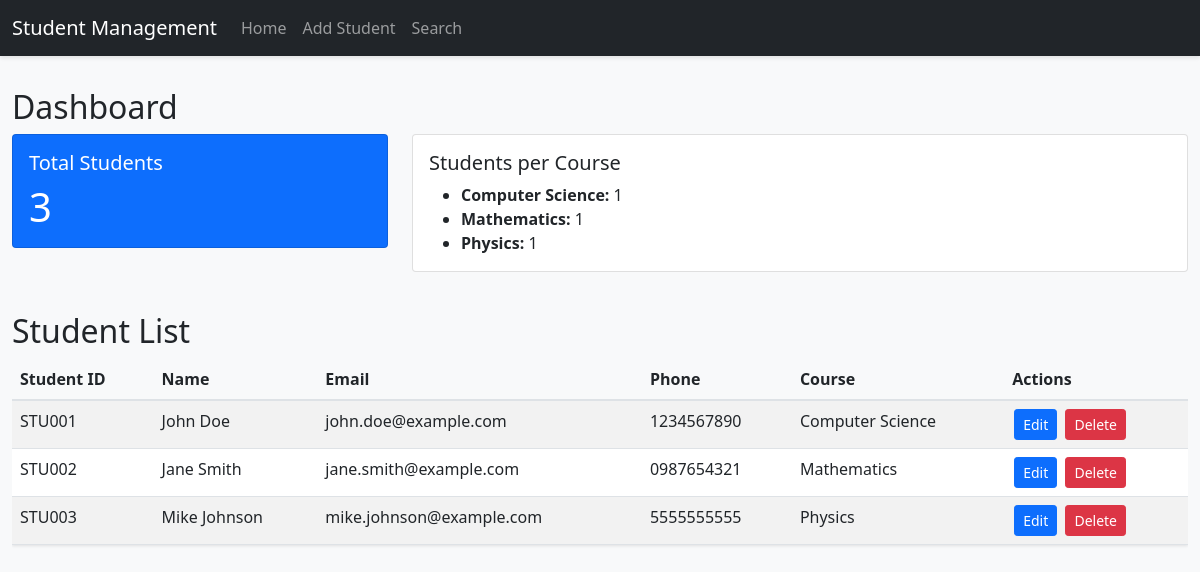
/index.php (signed in), run on the app's committed database.
### tables this page shows
CREATE TABLE IF NOT EXISTS students (
    id INT PRIMARY KEY AUTO_INCREMENT,
    student_id VARCHAR(20) UNIQUE NOT NULL,
    first_name VARCHAR(50) NOT NULL,
    last_name VARCHAR(50) NOT NULL,
    email VARCHAR(100) UNIQUE NOT NULL,
    phone VARCHAR(20),
    course VARCHAR(100),
    created_at TIMESTAMP DEFAULT CURRENT_TIMESTAMP
);

### index.php (the view, shortened to what this page needs)
<?php
require_once 'includes/header.php';
$total_students = 0;
$course_stats = [];
$sql = "SELECT COUNT(*) as total FROM students";
$result = mysqli_query($conn, $sql);
if ($row = mysqli_fetch_assoc($result)) {
    $total_students = $row['total'];
}
$sql = "SELECT course, COUNT(*) as count FROM students GROUP BY course";
$result = mysqli_query($conn, $sql);
while ($row = mysqli_fetch_assoc($result)) {
    $course_stats[$row['course']] = $row['count'];
}
$sql = "SELECT * FROM students ORDER BY created_at DESC";
$result = mysqli_query($conn, $sql);
?>
<h2>Dashboard</h2>
<div class="row mb-4">
    <div class="col-md-4">
        <div class="card text-white bg-primary mb-3">
            <div class="card-body">
                <h5 class="card-title">Total Students</h5>
                <p class="card-text display-6"><?php echo $total_students; ?></p>
            </div>
        </div>
    </div>
    <div class="col-md-8">
        <div class="card mb-3">
            <div class="card-body">
                <h5 class="card-title">Students per Course</h5>
                <?php if (empty($course_stats)): ?>
                    <p class="text-muted">No data available.</p>
                <?php else: ?>
                    <ul class="mb-0">
                        <?php foreach ($course_stats as $course => $count): ?>
                            <li><b><?php echo htmlspecialchars($course); ?>:</b> <?php echo $count; ?></li>
                        <?php endforeach; ?>
                    </ul>
                <?php endif; ?>
            </div>
        </div>
    </div>
</div>
<h2>Student List</h2>
<div class="table-responsive">
    <table class="table table-striped">
        <thead>
            <tr>
                <th>Student ID</th>
                <th>Name</th>
                <th>Email</th>
                <th>Phone</th>
                <th>Course</th>
                <th>Actions</th>
            </tr>
        </thead>
        <tbody>
            <?php while($row = mysqli_fetch_assoc($result)): ?>
                <tr>
                    <td><?php echo htmlspecialchars($row['student_id']); ?></td>
                    <td><?php echo htmlspecialchars($row['first_name'] . ' ' . $row['last_name']); ?></td>
                    <td><?php echo htmlspecialchars($row['email']); ?></td>
                    <td><?php echo htmlspecialchars($row['phone']); ?></td>
                    <td><?php echo htmlspecialchars($row['course']); ?></td>
                    <td>
                        <a href="edit_student.php?id=<?php echo $row['id']; ?>" class="btn btn-primary btn-sm">Edit</a>
                        <a href="delete_student.php?id=<?php echo $row['id']; ?>" class="btn btn-danger btn-sm" onclick="return confirm('Are you sure you want to delete this student?')">Delete</a>
                    </td>
                </tr>
            <?php endwhile; ?>
        </tbody>
    </table>
</div>
<?php require_once 'includes/footer.php'; ?>

### includes/header.php (shortened to what this page needs)
<!DOCTYPE html>
<html lang="en">
<head>
    <link href="https://cdn.jsdelivr.net/npm/bootstrap@5.1.3/dist/css/bootstrap.min.css" rel="stylesheet">
    <link href="css/style.css" rel="stylesheet">
</head>
<body>
    <nav class="navbar navbar-expand-lg navbar-dark bg-dark">
        <div class="container">
            <a class="navbar-brand" href="index.php">Student Management</a>
            <div class="collapse navbar-collapse" id="navbarNav">
                <ul class="navbar-nav">
                    <li class="nav-item">
                        <a class="nav-link" href="index.php">Home</a>
                    </li>
                    <li class="nav-item">
                        <a class="nav-link" href="add_student.php">Add Student</a>
                    </li>
                    <li class="nav-item">
                        <a class="nav-link" href="search_student.php">Search</a>
                    </li>
                </ul>
            </div>
        </div>
    </nav>
    <div class="container mt-4">

### includes/footer.php (shortened to what this page needs)
    </div>
</body>
</html>

### css/style.css (style rules this page uses)
body { background-color: #f8f9fa; }
.navbar { margin-bottom: 2rem; box-shadow: 0 2px 4px rgba(0,0,0,.1); }
.container { max-width: 1200px; }
.table { background-color: white; box-shadow: 0 1px 3px rgba(0,0,0,.1); }
.table thead th { background-color: #f8f9fa; border-bottom: 2px solid #dee2e6; }
.btn-sm { margin: 0 2px; }

### data on the page
students: student "STU001", first_name+last_name "John Doe", email "john.doe@example.com", phone "1234567890", course "Computer Science"
students: student "STU002", first_name+last_name "Jane Smith", email "jane.smith@example.com", phone "0987654321", course "Mathematics"
students: student "STU003", first_name+last_name "Mike Johnson", email "mike.johnson@example.com", phone "5555555555", course "Physics"

### other printed values
$total_students "3"
$course "Computer Science"
$count "1"
$course "Mathematics"
$course "Physics"
